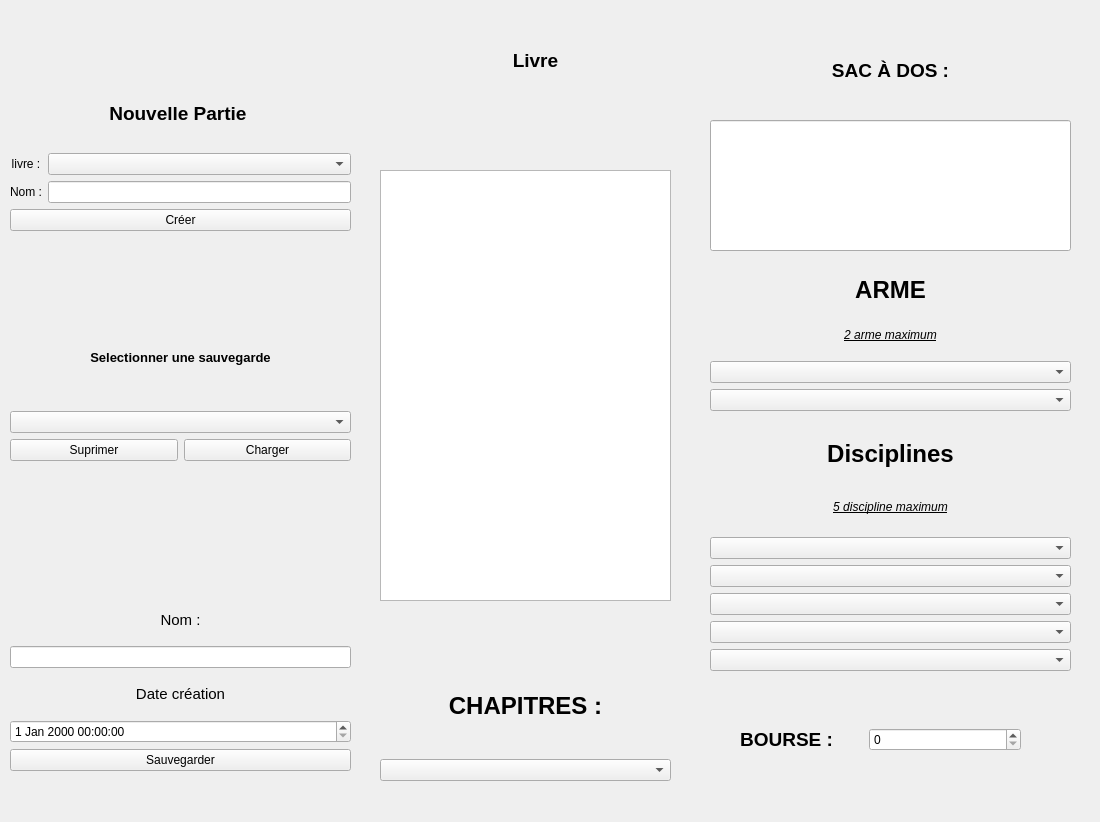
<?xml version="1.0" encoding="UTF-8"?>
<ui version="4.0">
 <class>MainWindow</class>
 <widget class="QMainWindow" name="MainWindow">
  <property name="geometry">
   <rect>
    <x>0</x>
    <y>0</y>
    <width>1100</width>
    <height>822</height>
   </rect>
  </property>
  <property name="windowTitle">
   <string>MainWindow</string>
  </property>
  <widget class="QWidget" name="centralwidget">
   <widget class="QLabel" name="titrelivre">
    <property name="geometry">
     <rect>
      <x>410</x>
      <y>10</y>
      <width>251</width>
      <height>101</height>
     </rect>
    </property>
    <property name="text">
     <string>&lt;html&gt;&lt;head/&gt;&lt;body&gt;&lt;p align=&quot;center&quot;&gt;&lt;span style=&quot; font-size:14pt; font-weight:600;&quot;&gt;Livre&lt;/span&gt;&lt;/p&gt;&lt;/body&gt;&lt;/html&gt;</string>
    </property>
   </widget>
   <widget class="QWidget" name="verticalLayoutWidget">
    <property name="geometry">
     <rect>
      <x>10</x>
      <y>600</y>
      <width>341</width>
      <height>171</height>
     </rect>
    </property>
    <layout class="QVBoxLayout" name="verticalLayout">
     <item>
      <widget class="QLabel" name="champnom_2">
       <property name="text">
        <string>&lt;html&gt;&lt;head/&gt;&lt;body&gt;&lt;p align=&quot;center&quot;&gt;&lt;span style=&quot; font-size:11pt;&quot;&gt;Nom :&lt;/span&gt;&lt;/p&gt;&lt;/body&gt;&lt;/html&gt;</string>
       </property>
      </widget>
     </item>
     <item>
      <widget class="QLineEdit" name="nom_2"/>
     </item>
     <item>
      <widget class="QLabel" name="champdate">
       <property name="text">
        <string>&lt;html&gt;&lt;head/&gt;&lt;body&gt;&lt;p align=&quot;center&quot;&gt;&lt;span style=&quot; font-size:11pt;&quot;&gt;Date création&lt;/span&gt;&lt;/p&gt;&lt;/body&gt;&lt;/html&gt;</string>
       </property>
      </widget>
     </item>
     <item>
      <widget class="QDateTimeEdit" name="date"/>
     </item>
     <item>
      <widget class="QPushButton" name="sauvegarder">
       <property name="text">
        <string>Sauvegarder</string>
       </property>
      </widget>
     </item>
    </layout>
   </widget>
   <widget class="QWidget" name="gridLayoutWidget">
    <property name="geometry">
     <rect>
      <x>10</x>
      <y>80</y>
      <width>341</width>
      <height>151</height>
     </rect>
    </property>
    <layout class="QGridLayout" name="gridLayout">
     <item row="0" column="0" colspan="2">
      <widget class="QLabel" name="nouvellepartie">
       <property name="text">
        <string>&lt;html&gt;&lt;head/&gt;&lt;body&gt;&lt;p align=&quot;center&quot;&gt;&lt;span style=&quot; font-size:14pt; font-weight:600;&quot;&gt;Nouvelle Partie &lt;/span&gt;&lt;/p&gt;&lt;/body&gt;&lt;/html&gt;</string>
       </property>
      </widget>
     </item>
     <item row="1" column="1">
      <widget class="QComboBox" name="livre"/>
     </item>
     <item row="5" column="1">
      <widget class="QLineEdit" name="nom"/>
     </item>
     <item row="5" column="0">
      <widget class="QLabel" name="champnom">
       <property name="text">
        <string>&lt;html&gt;&lt;head/&gt;&lt;body&gt;&lt;p align=&quot;center&quot;&gt;Nom :&lt;/p&gt;&lt;/body&gt;&lt;/html&gt;</string>
       </property>
      </widget>
     </item>
     <item row="1" column="0">
      <widget class="QLabel" name="champlivre">
       <property name="text">
        <string>&lt;html&gt;&lt;head/&gt;&lt;body&gt;&lt;p align=&quot;center&quot;&gt;livre :&lt;/p&gt;&lt;/body&gt;&lt;/html&gt;</string>
       </property>
      </widget>
     </item>
     <item row="6" column="0" colspan="2">
      <widget class="QPushButton" name="creer">
       <property name="text">
        <string>Créer</string>
       </property>
      </widget>
     </item>
    </layout>
   </widget>
   <widget class="QWidget" name="gridLayoutWidget_2">
    <property name="geometry">
     <rect>
      <x>10</x>
      <y>310</y>
      <width>341</width>
      <height>151</height>
     </rect>
    </property>
    <layout class="QGridLayout" name="gridLayout_2">
     <item row="3" column="0">
      <widget class="QPushButton" name="suprimer">
       <property name="text">
        <string>Suprimer</string>
       </property>
      </widget>
     </item>
     <item row="3" column="1">
      <widget class="QPushButton" name="charger">
       <property name="text">
        <string>Charger</string>
       </property>
      </widget>
     </item>
     <item row="2" column="0" colspan="2">
      <widget class="QComboBox" name="selectsauvegarde"/>
     </item>
     <item row="0" column="0" colspan="2">
      <widget class="QLabel" name="champsauvegarde">
       <property name="text">
        <string>&lt;html&gt;&lt;head/&gt;&lt;body&gt;&lt;p align=&quot;center&quot;&gt;&lt;span style=&quot; font-size:10pt; font-weight:600;&quot;&gt;Selectionner une sauvegarde&lt;/span&gt;&lt;/p&gt;&lt;/body&gt;&lt;/html&gt;</string>
       </property>
      </widget>
     </item>
    </layout>
   </widget>
   <widget class="QWidget" name="verticalLayoutWidget_2">
    <property name="geometry">
     <rect>
      <x>710</x>
      <y>430</y>
      <width>361</width>
      <height>241</height>
     </rect>
    </property>
    <layout class="QVBoxLayout" name="verticalLayout_2">
     <item>
      <widget class="QLabel" name="discipline">
       <property name="text">
        <string>&lt;html&gt;&lt;head/&gt;&lt;body&gt;&lt;p align=&quot;center&quot;&gt;&lt;span style=&quot; font-size:18pt; font-weight:600;&quot;&gt;Disciplines&lt;/span&gt;&lt;/p&gt;&lt;/body&gt;&lt;/html&gt;</string>
       </property>
      </widget>
     </item>
     <item>
      <widget class="QLabel" name="disciplinmax">
       <property name="text">
        <string>&lt;html&gt;&lt;head/&gt;&lt;body&gt;&lt;p align=&quot;center&quot;&gt;&lt;span style=&quot; font-style:italic; text-decoration: underline;&quot;&gt;5 discipline maximum&lt;/span&gt;&lt;/p&gt;&lt;/body&gt;&lt;/html&gt;</string>
       </property>
      </widget>
     </item>
     <item>
      <widget class="QComboBox" name="discipline1"/>
     </item>
     <item>
      <widget class="QComboBox" name="discipline2"/>
     </item>
     <item>
      <widget class="QComboBox" name="discipline5"/>
     </item>
     <item>
      <widget class="QComboBox" name="discipline4"/>
     </item>
     <item>
      <widget class="QComboBox" name="discipline3"/>
     </item>
    </layout>
   </widget>
   <widget class="QWidget" name="verticalLayoutWidget_3">
    <property name="geometry">
     <rect>
      <x>380</x>
      <y>660</y>
      <width>291</width>
      <height>121</height>
     </rect>
    </property>
    <layout class="QVBoxLayout" name="verticalLayout_3">
     <item>
      <widget class="QLabel" name="champchapitre">
       <property name="text">
        <string>&lt;html&gt;&lt;head/&gt;&lt;body&gt;&lt;p align=&quot;center&quot;&gt;&lt;span style=&quot; font-size:18pt; font-weight:600;&quot;&gt;CHAPITRES :&lt;/span&gt;&lt;/p&gt;&lt;/body&gt;&lt;/html&gt;</string>
       </property>
      </widget>
     </item>
     <item>
      <widget class="QComboBox" name="chapitre"/>
     </item>
    </layout>
   </widget>
   <widget class="QWidget" name="horizontalLayoutWidget">
    <property name="geometry">
     <rect>
      <x>710</x>
      <y>700</y>
      <width>311</width>
      <height>80</height>
     </rect>
    </property>
    <layout class="QHBoxLayout" name="horizontalLayout">
     <item>
      <widget class="QLabel" name="bourse">
       <property name="text">
        <string>&lt;html&gt;&lt;head/&gt;&lt;body&gt;&lt;p align=&quot;center&quot;&gt;&lt;span style=&quot; font-size:14pt; font-weight:600;&quot;&gt;BOURSE :&lt;/span&gt;&lt;/p&gt;&lt;/body&gt;&lt;/html&gt;</string>
       </property>
      </widget>
     </item>
     <item>
      <widget class="QSpinBox" name="montant">
       <property name="toolTip">
        <string>&lt;html&gt;&lt;head/&gt;&lt;body&gt;&lt;p align=&quot;center&quot;&gt;&lt;br/&gt;&lt;/p&gt;&lt;/body&gt;&lt;/html&gt;</string>
       </property>
      </widget>
     </item>
    </layout>
   </widget>
   <widget class="QWidget" name="verticalLayoutWidget_4">
    <property name="geometry">
     <rect>
      <x>710</x>
      <y>270</y>
      <width>361</width>
      <height>141</height>
     </rect>
    </property>
    <layout class="QVBoxLayout" name="verticalLayout_4">
     <item>
      <widget class="QLabel" name="champarme">
       <property name="text">
        <string>&lt;html&gt;&lt;head/&gt;&lt;body&gt;&lt;p align=&quot;center&quot;&gt;&lt;span style=&quot; font-size:18pt; font-weight:600;&quot;&gt;ARME&lt;/span&gt;&lt;/p&gt;&lt;/body&gt;&lt;/html&gt;</string>
       </property>
      </widget>
     </item>
     <item>
      <widget class="QLabel" name="armemax">
       <property name="text">
        <string>&lt;html&gt;&lt;head/&gt;&lt;body&gt;&lt;p align=&quot;center&quot;&gt;&lt;span style=&quot; font-style:italic; text-decoration: underline;&quot;&gt;2 arme maximum&lt;/span&gt;&lt;/p&gt;&lt;/body&gt;&lt;/html&gt;</string>
       </property>
      </widget>
     </item>
     <item>
      <widget class="QComboBox" name="arme2"/>
     </item>
     <item>
      <widget class="QComboBox" name="arme1"/>
     </item>
    </layout>
   </widget>
   <widget class="QWidget" name="verticalLayoutWidget_5">
    <property name="geometry">
     <rect>
      <x>710</x>
      <y>30</y>
      <width>361</width>
      <height>81</height>
     </rect>
    </property>
    <layout class="QVBoxLayout" name="verticalLayout_5">
     <item>
      <widget class="QLabel" name="champsacados">
       <property name="text">
        <string>&lt;html&gt;&lt;head/&gt;&lt;body&gt;&lt;p align=&quot;center&quot;&gt;&lt;span style=&quot; font-size:14pt; font-weight:600;&quot;&gt;SAC À DOS :&lt;/span&gt;&lt;/p&gt;&lt;/body&gt;&lt;/html&gt;</string>
       </property>
      </widget>
     </item>
    </layout>
   </widget>
   <widget class="QLineEdit" name="sacados">
    <property name="geometry">
     <rect>
      <x>710</x>
      <y>120</y>
      <width>361</width>
      <height>131</height>
     </rect>
    </property>
   </widget>
   <widget class="QTextEdit" name="textEdit">
    <property name="geometry">
     <rect>
      <x>380</x>
      <y>170</y>
      <width>291</width>
      <height>431</height>
     </rect>
    </property>
   </widget>
  </widget>
 </widget>
 <resources/>
 <connections/>
 <slots>
  <slot>affiche()</slot>
 </slots>
</ui>
